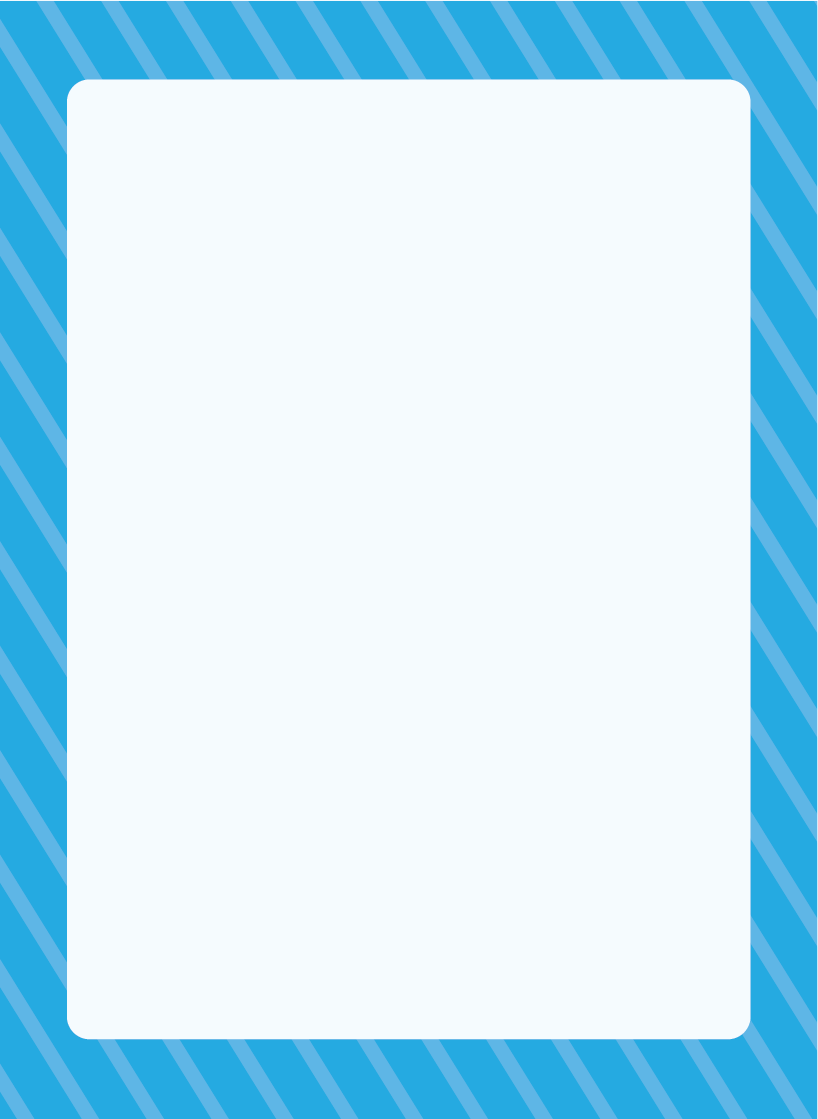
#> input picture Chore Cards/resources/Border_Monthly_1task.png, 818 x 1119 px; its folder holds 5 pictures in this run
$ python Chore_Cards_CardGen.py   (older library calls are emulated)
#> lines starting #> are read from the running program, lines starting #| are printed output that depends on the picture
### PIL_Helper.py
from PIL import Image, ImageFont, ImageDraw, ImageOps
import os, glob
from math import ceil

def BuildFont(fontname, fontsize):
    return ImageFont.truetype(fontname, fontsize)

# [192 lines left out: functions WrapText, GetTextBlockSize, AddText, BuildPage, not called in this run]

def BlankImage(w, h, color=(255,255,255), image_type="RGBA"):
    return Image.new(image_type, (w, h), color=color)

def LoadImage(filepath, fallback="blank.png"):
#> called with fallback = 'blank.png'
    try:
        return Image.open(filepath)
#> returned value is the input picture: PIL image 818x1119 RGBA; mean R, G, B, A 190.4, 228.9, 246.2, 254.6
    except Exception:
        if fallback:
            return Image.open(os.path.join(os.path.split(filepath)[0], fallback))
        else:
            raise

def ResizeImage(image, size, method=Image.ANTIALIAS):
    return image.resize(size, method)

def DrawRect(image, x, y, width, height, color):
    draw = ImageDraw.Draw(image)
    draw.rectangle((x, y, width, height), fill=color)

# [10 lines that do not run on import are left out]

### Chore_Cards_CardGen.py
import traceback
from collections import namedtuple

import PIL_Helper

CardData = namedtuple("CardData", "title1, subtitle1, category1, stars1, title2, subtitle2, stars2")
DIRECTORY = "Chore Cards"

VERSION = "1.0"

FILE_HAS_HEADER = True

BUILD_PAGES = False
PAGE_WIDTH = 3
PAGE_HEIGHT = 3
TOTAL_CARDS = PAGE_WIDTH * PAGE_HEIGHT
BUILD_VASSAL = False

resource_path = DIRECTORY + "/resources/"

frames = {
    "monthly": PIL_Helper.LoadImage(resource_path + "/Border_Monthly_1task.png"),
    "weekly": PIL_Helper.LoadImage(resource_path + "/Border_Weekly_1task.png"),
    "monthly_bonus": PIL_Helper.LoadImage(resource_path + "/Border_2task_monthly.png"),
    "weekly_bonus": PIL_Helper.LoadImage(resource_path + "/Border_2task_weekly.png"),
    "back": PIL_Helper.LoadImage(resource_path + "/Border_back.png")
}
#> call 2 of LoadImage, with fallback = 'blank.png'
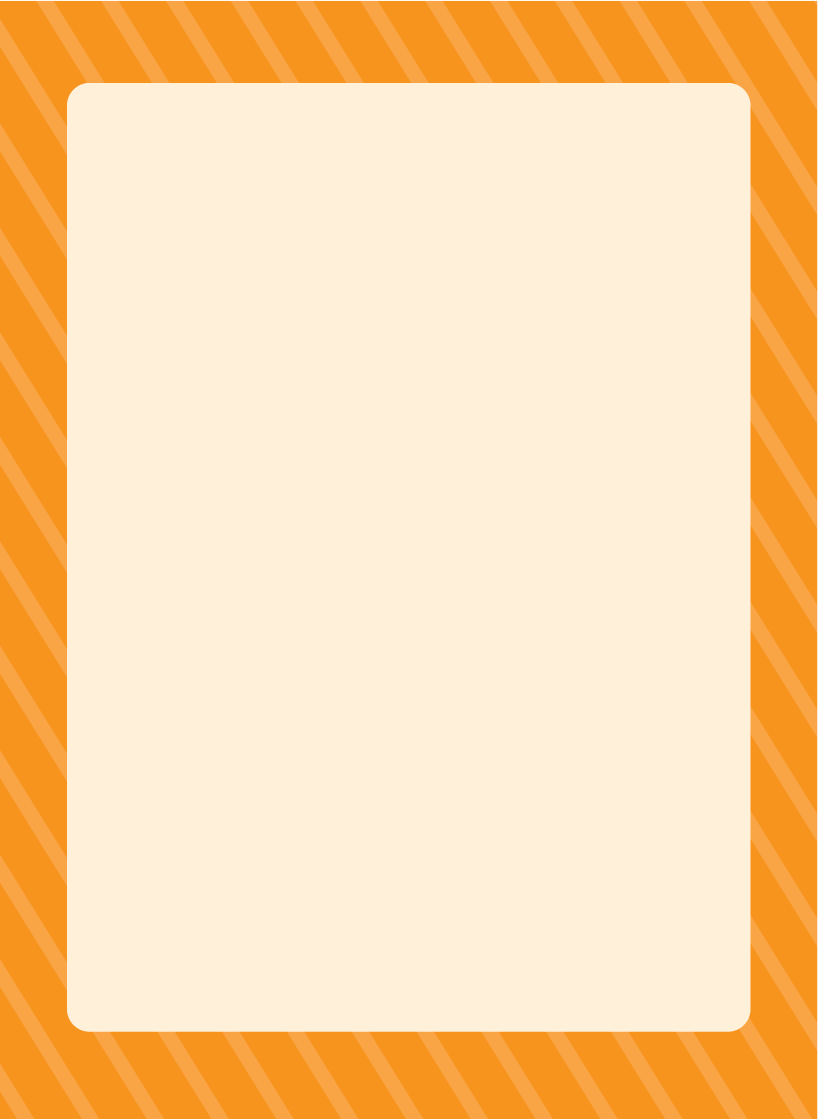
#> input picture Chore Cards/resources/Border_Weekly_1task.png, 818 x 1119 px
#> in LoadImage, returned value is the input picture: PIL image 818x1119 RGBA; mean R, G, B, A 252.1, 214.5, 165.3, 254.6
#> call 3 of LoadImage, with fallback = 'blank.png'
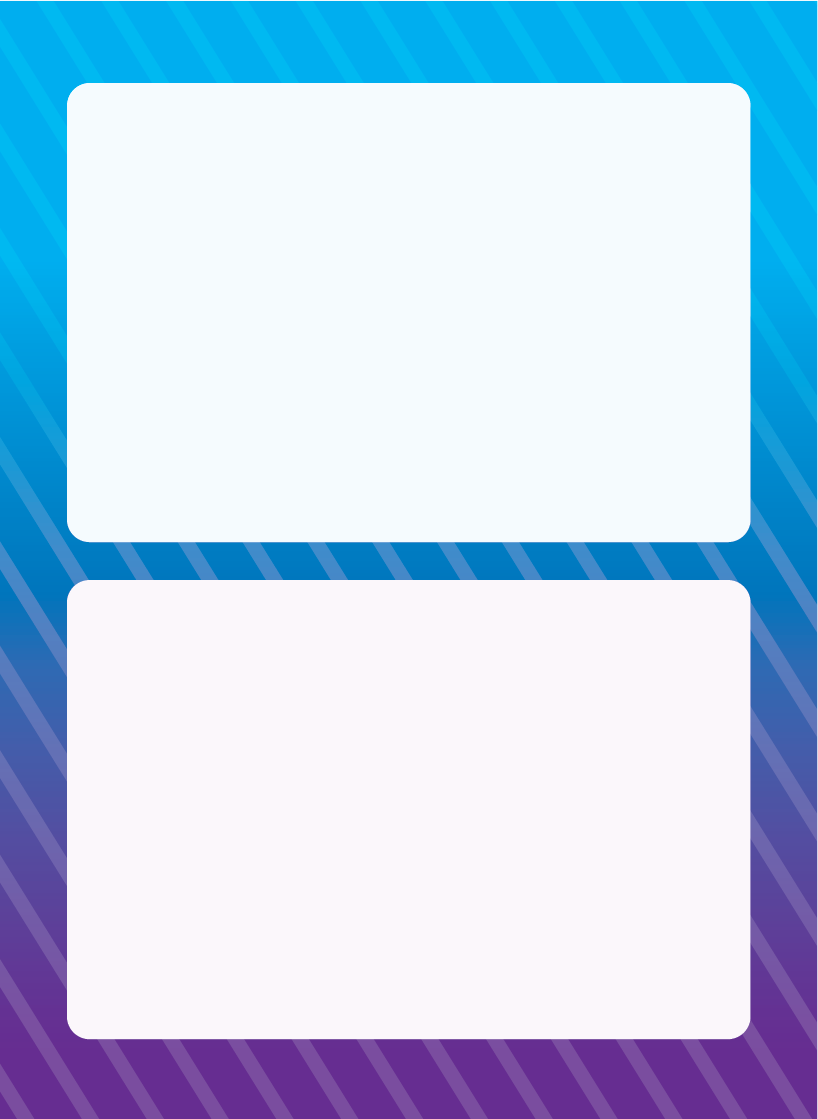
#> input picture Chore Cards/resources/Border_2task_monthly.png, 818 x 1119 px
#> in LoadImage, returned value is the input picture: PIL image 818x1119 RGBA; mean R, G, B, A 183.6, 208.8, 234.7, 254.6
#> call 4 of LoadImage, with fallback = 'blank.png'
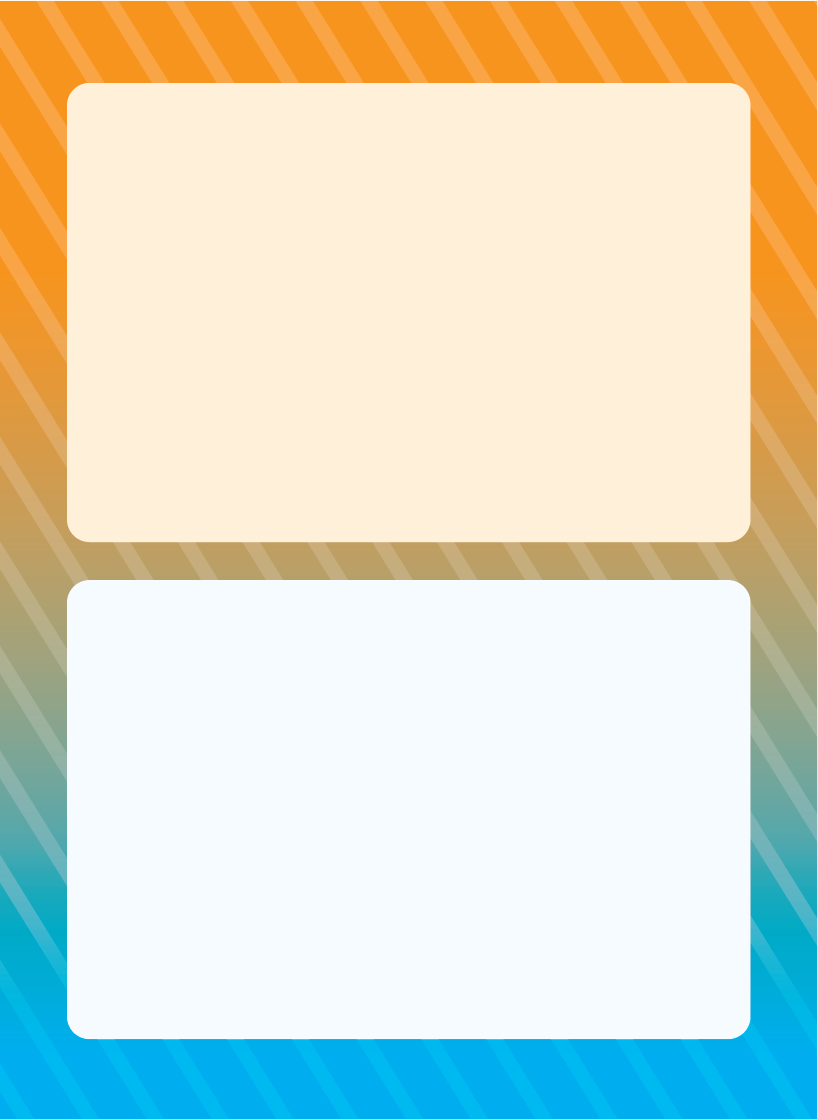
#> input picture Chore Cards/resources/Border_2task_weekly.png, 818 x 1119 px
#> in LoadImage, returned value is the input picture: PIL image 818x1119 RGBA; mean R, G, B, A 217.8, 219.7, 200.4, 254.6
#> (the run stopped early here; a loop or call above may not have finished)
